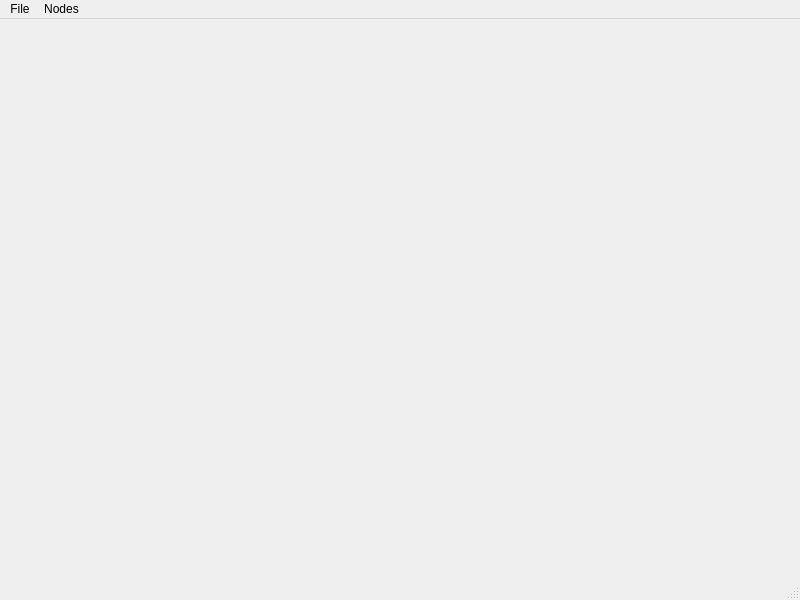
<?xml version="1.0" encoding="UTF-8"?>
<ui version="4.0">
 <class>MainWindow</class>
 <widget class="QMainWindow" name="MainWindow">
  <property name="geometry">
   <rect>
    <x>0</x>
    <y>0</y>
    <width>800</width>
    <height>600</height>
   </rect>
  </property>
  <property name="windowTitle">
   <string>MainWindow</string>
  </property>
  <widget class="QWidget" name="centralwidget"/>
  <widget class="QStatusBar" name="statusbar"/>
  <widget class="QMenuBar" name="menuBar">
   <property name="geometry">
    <rect>
     <x>0</x>
     <y>0</y>
     <width>800</width>
     <height>30</height>
    </rect>
   </property>
   <widget class="QMenu" name="menuFile">
    <property name="title">
     <string>File</string>
    </property>
    <addaction name="actionSave"/>
    <addaction name="actionEdit"/>
    <addaction name="actionOpen"/>
   </widget>
   <widget class="QMenu" name="menuNodes">
    <property name="title">
     <string>Nodes</string>
    </property>
    <addaction name="actionAdd"/>
    <addaction name="actionSub"/>
    <addaction name="actionMult"/>
   </widget>
   <addaction name="menuFile"/>
   <addaction name="menuNodes"/>
  </widget>
  <action name="actionSave">
   <property name="text">
    <string>Save</string>
   </property>
  </action>
  <action name="actionSaveAs">
   <property name="text">
    <string>SaveAs</string>
   </property>
  </action>
  <action name="actionEdit">
   <property name="text">
    <string>Edit</string>
   </property>
  </action>
  <action name="actionOpen">
   <property name="text">
    <string>Open</string>
   </property>
  </action>
  <action name="actionAdd">
   <property name="text">
    <string>Add</string>
   </property>
  </action>
  <action name="actionSub">
   <property name="text">
    <string>Sub</string>
   </property>
  </action>
  <action name="actionMult">
   <property name="text">
    <string>Mult</string>
   </property>
  </action>
 </widget>
 <resources/>
 <connections/>
</ui>
